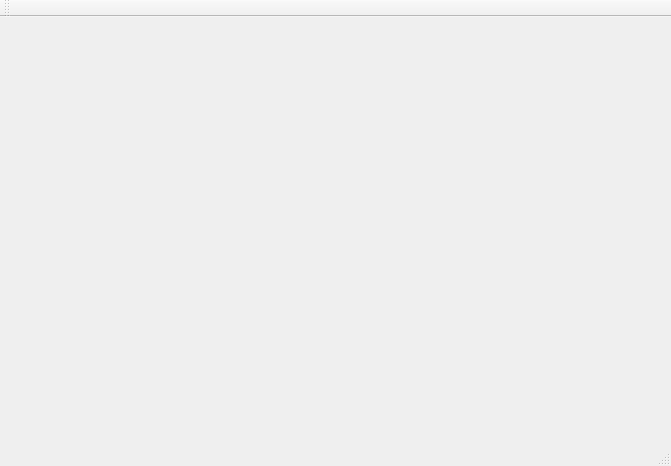
<?xml version="1.0" encoding="UTF-8"?>
<ui version="4.0">
 <class>MainWindow</class>
 <widget class="QMainWindow" name="MainWindow">
  <property name="geometry">
   <rect>
    <x>0</x>
    <y>0</y>
    <width>671</width>
    <height>466</height>
   </rect>
  </property>
  <property name="windowTitle">
   <string>MainWindow</string>
  </property>
  <widget class="QWidget" name="centralWidget">
   <layout class="QGridLayout" name="gridLayout">
    <item row="0" column="0">
     <widget class="QWidget" name="widget" native="true"/>
    </item>
   </layout>
  </widget>
  <widget class="QMenuBar" name="menuBar">
   <property name="geometry">
    <rect>
     <x>0</x>
     <y>0</y>
     <width>671</width>
     <height>23</height>
    </rect>
   </property>
  </widget>
  <widget class="QToolBar" name="mainToolBar">
   <attribute name="toolBarArea">
    <enum>TopToolBarArea</enum>
   </attribute>
   <attribute name="toolBarBreak">
    <bool>false</bool>
   </attribute>
  </widget>
  <widget class="QStatusBar" name="statusBar"/>
 </widget>
 <layoutdefault spacing="6" margin="11"/>
 <resources/>
 <connections/>
</ui>
